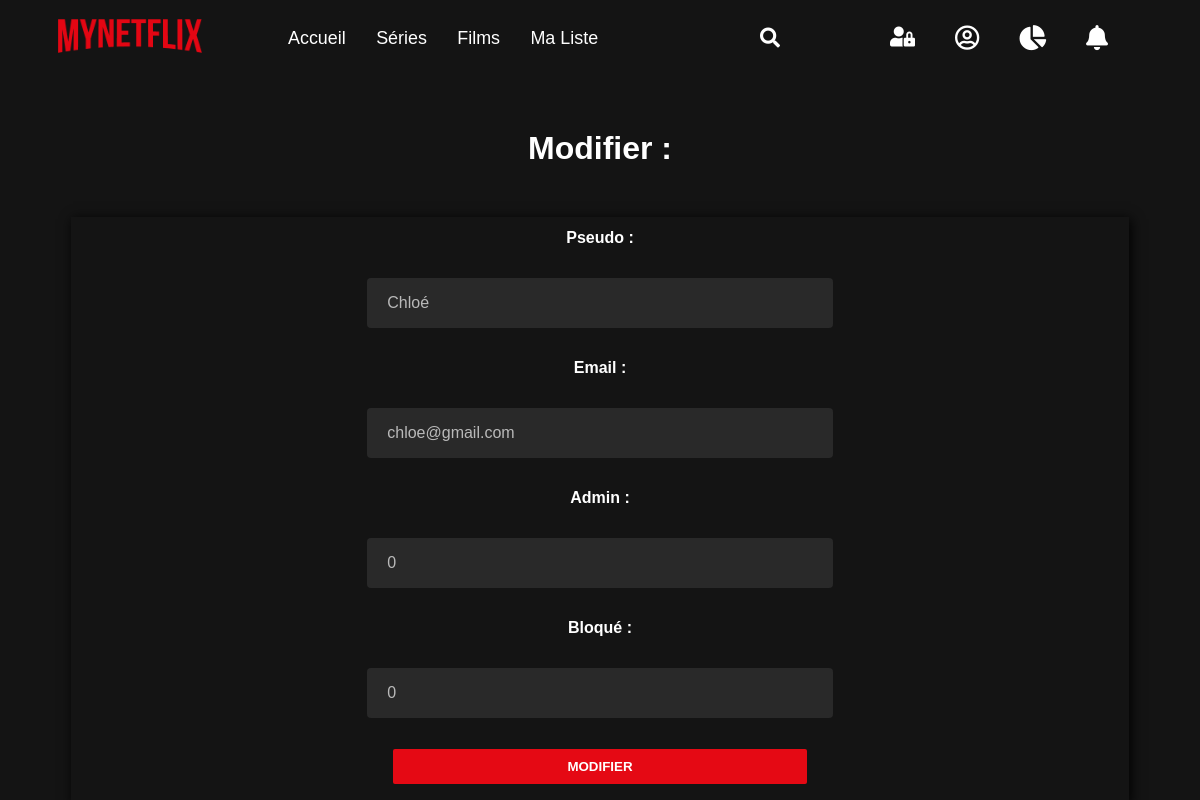
Page /gestion_user.php?action=majUser&id=27 (signed in) on the committed database.
### tables this page shows
CREATE TABLE IF NOT EXISTS `membres` (
  `id` int(11) NOT NULL AUTO_INCREMENT,
  `pseudo` varchar(50) NOT NULL,
  `email` varchar(255) NOT NULL,
  `password` varchar(50) NOT NULL,
  `date_creation` datetime NOT NULL DEFAULT CURRENT_TIMESTAMP,
  `blocked` tinyint(1) NOT NULL DEFAULT '0',
  `admin` tinyint(1) NOT NULL DEFAULT '0',
  PRIMARY KEY (`id`)
);

### gestion_user.php (the view, shortened to what this page needs)
<!DOCTYPE html>
<html lang="fr">
<head>
    <link rel="stylesheet" href="https://cdnjs.cloudflare.com/ajax/libs/font-awesome/5.8.2/css/all.min.css" />
</head>
<body>
<?php
require_once('nav-fonction.php');
echo '<br>';
if(!empty($_GET['action']))
{
    if(!empty($_GET['action'] == "majUser"))
    {
        $id = $_GET['id'];
        $sql = 'SELECT  pseudo, email, admin, blocked FROM membres WHERE id =?';
        $req = $bdd->prepare($sql);
        $req->execute(array($id));
        $ligne = $req->fetch();
        echo "<h1 class='slideInLeft'>Modifier : </h1>";
        echo '<form class="slideInLeft" method="post" action="gestion_user.php?action=majUserOk&id='.$id.'">';
        echo "<table style='border:hidden !important;'>
        <tr style='border:hidden !important; '><td ><b>Pseudo : </b></td></tr>
        <tr style='border:hidden !important; '><td><input type='text' name='pseudo' value=".$ligne['pseudo']."></td><tr>
        <tr style='border:hidden !important; '><td><b>Email : </b></td></tr>
       <tr style='border:hidden   !important; '> <td><input type='email' name='email' value=".$ligne['email']."></td></tr>
       <tr style='border:hidden !important; '><td><b> Admin : </b></td></tr>
       <tr style='border:hidden   !important; '> <td><input type='number' name='admin' value=".$ligne['admin']."></td></tr>
        <tr style='border:hidden !important; '><td><b> Bloqué : </b></td></tr>
        <tr style='border:hidden   !important; '> <td><input type='number' name='blocked' value=".$ligne['blocked']."></td></tr>
        <tr style='border:hidden !important; '><td><button type='submit'>Modifier</button></td></tr>
        </table>
        </form>
        ";
        exit();
    }
}
?>

### gestion_user.php (style rules this page uses)
* { padding : 0; margin:0; box-sizing:border-box; }
button { outline:none; }
body { background-color:#141414; font-family: Arial, Helvetica, sans-serif; }
td { width:15%; border:none; }
table { color:white; width:90%; margin : auto; border-collapse:collapse; box-shadow : 2px 2px 12px rgba(0,0,0,1); }
tr { transition : all .2s ease-in; cursor:pointer; }
th,td { padding:12px; text-align:center; }
h1 { color:white; text-align:center; margin:50px; }
input,textarea { opacity: .7; padding: 16px 20px; margin: 5px 0; border: none; font-size: 16px; color: white; background-color: #333; border-radius: 4px; outline: none; width: 45%; margin: 7px; }
button[type=submit] { background-color: #E50914; font-weight: 700; text-transform: uppercase; width:40%; color:white; padding:10px; margin-bottom:7px; border:hidden; border-radius:2px; }
.slideInLeft { animation-name: slideInLeft; animation-duration: 1s; animation-fill-mode: both; }

### rows in the picture
membres: pseudo "Chloé", email "chloe@gmail.com", admin "0", blocked "0"
